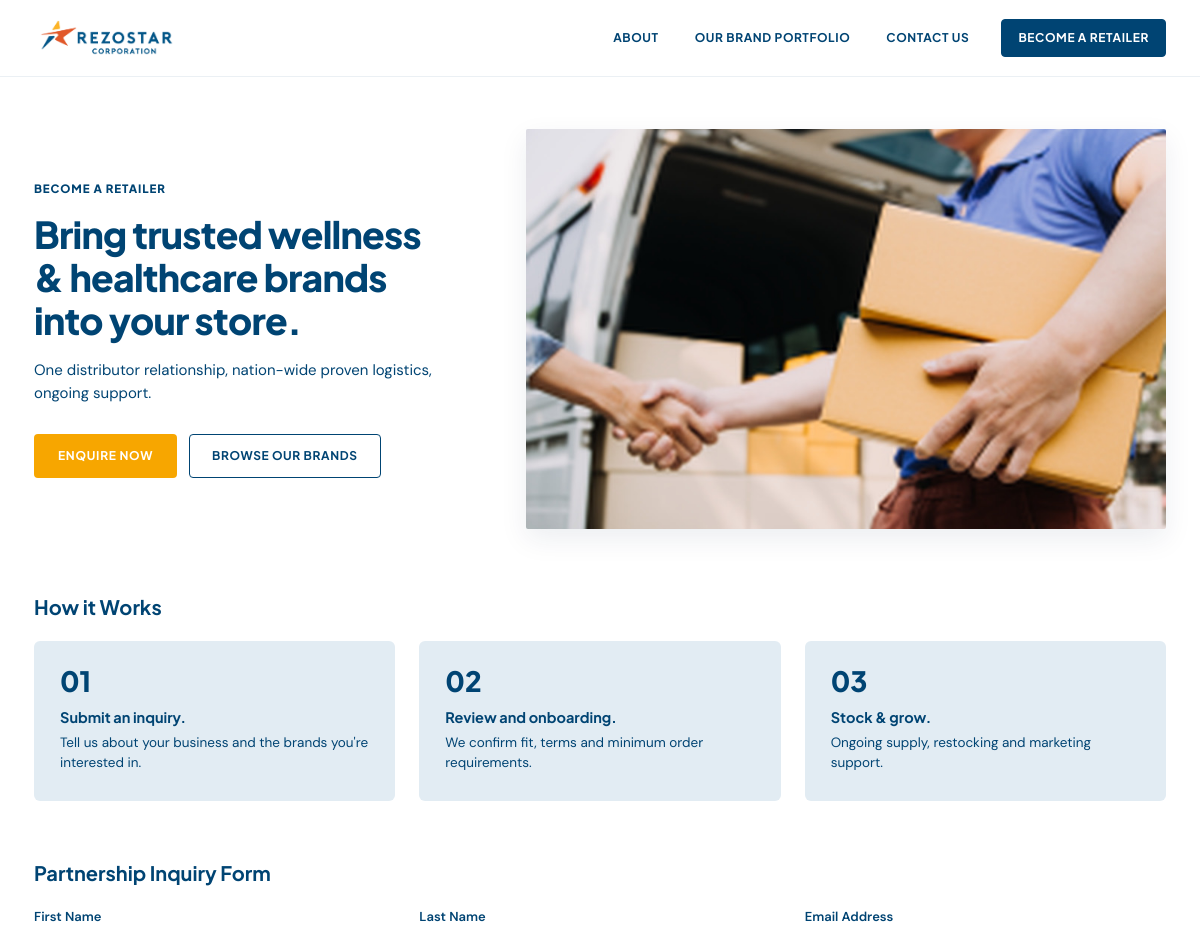
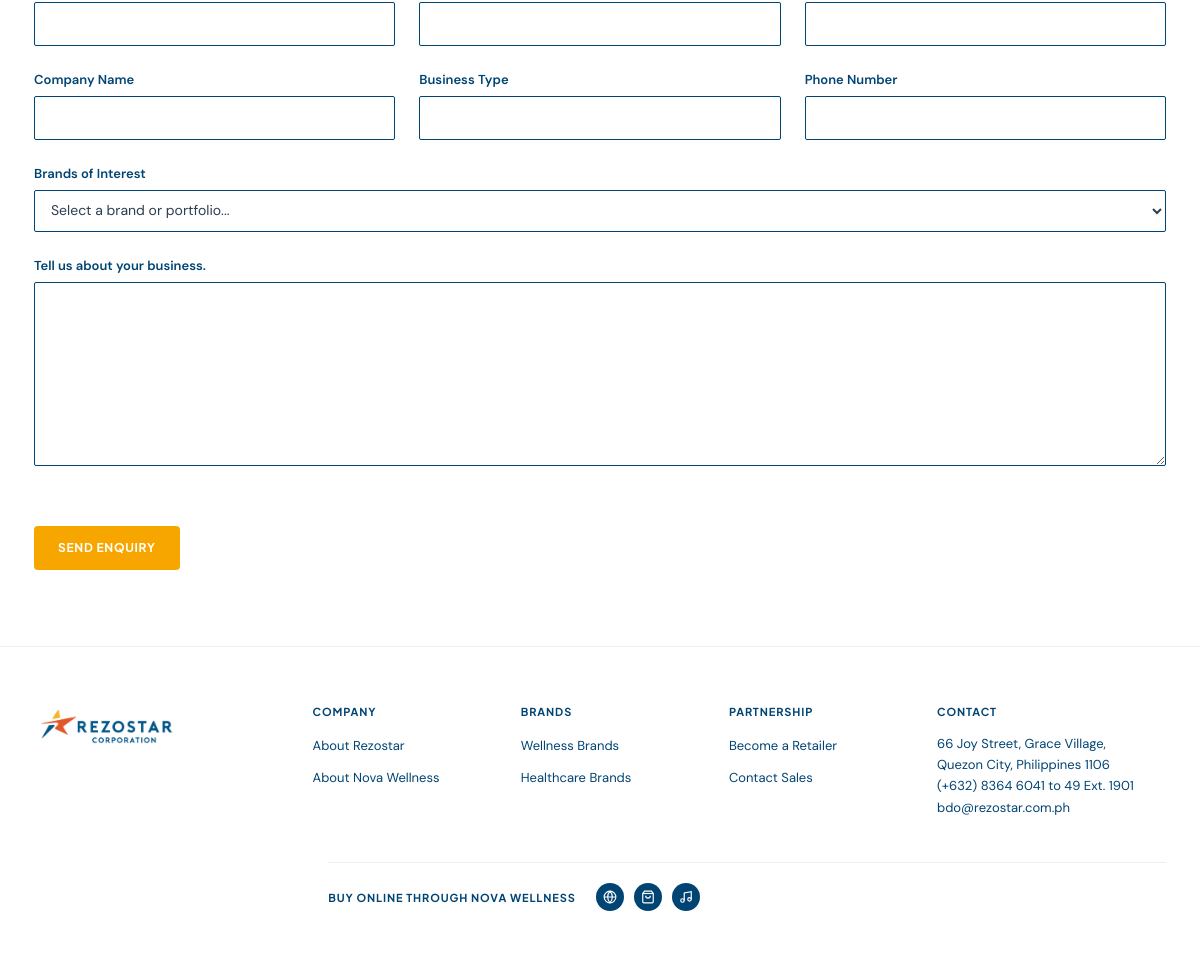
Page /become-a-retailer.php on the committed database (2 pictures, top to bottom).
### tables this page shows
CREATE TABLE IF NOT EXISTS `retailer_steps` (
  `id` INT UNSIGNED NOT NULL AUTO_INCREMENT,
  `step_number` VARCHAR(8) NOT NULL,
  `title` VARCHAR(120) NOT NULL,
  `description` VARCHAR(255) NOT NULL,
  `sort_order` TINYINT UNSIGNED NOT NULL DEFAULT 1,
  PRIMARY KEY (`id`)
);

### includes/data.php (called while the page is built, shortened)
<?php
require_once __DIR__ . '/../config/db.php';
function get_retailer_page_data(): array
{
    $fallbackSteps = [
        [
            'step_number' => '01',
            'title' => 'Submit an inquiry.',
            'description' => "Tell us about your business and the brands you're interested in.",
        ],
        [
            'step_number' => '02',
            'title' => 'Review and onboarding.',
            'description' => 'We confirm fit, terms and minimum order requirements.',
        ],
        [
            'step_number' => '03',
            'title' => 'Stock & grow.',
            'description' => 'Ongoing supply, restocking and marketing support.',
        ],
    ];
    $pdo = get_db_connection();
    try {
        $steps = $pdo->query('SELECT * FROM retailer_steps ORDER BY sort_order ASC')->fetchAll();
        return ['steps' => $steps ?: $fallbackSteps];
    } catch (PDOException $e) {
        error_log('[Rezostar Retailer Query] Fallback triggered: ' . $e->getMessage());
        return ['steps' => $fallbackSteps];
    }
}

### config/db.php (called while the page is built, shortened)
<?php
function e(?string $value): string
{
    return htmlspecialchars($value ?? '', ENT_QUOTES | ENT_SUBSTITUTE, 'UTF-8');
}

### become-a-retailer.php (the view, shortened to what this page needs)
<?php
require_once __DIR__ . '/includes/data.php';
$retailerData = get_retailer_page_data();
$retailerSteps = $retailerData['steps'];
require __DIR__ . '/includes/header.php';
?>
  <main>
    <section class="retailer-hero-section">
      <div class="container">
        <div class="row align-items-center g-4 g-lg-5">
          <div class="col-12 col-lg-5">
            <p class="retailer-hero-eyebrow">BECOME A RETAILER</p>
            <h1 class="retailer-hero-title">
              Bring trusted wellness &amp; healthcare brands into your store.
            </h1>
            <p class="retailer-hero-subtitle">
              One distributor relationship, nation-wide proven logistics, ongoing support.
            </p>
            <div class="retailer-hero-actions">
              <a href="#partnership-inquiry-form" class="btn-gold" id="enquireNowJumpBtn">
                ENQUIRE NOW
              </a>
              <a href="brands.php" class="btn-outline-navy retailer-hero-outline-btn">
                BROWSE OUR BRANDS
              </a>
            </div>
          </div>
          <div class="col-12 col-lg-7">
            <div class="retailer-hero-photo">
              <img
                src="assets/images/retailer-hero.jpg"
                alt="Rezostar delivery partner shaking hands with a retailer while handing over boxed inventory"
              >
            </div>
          </div>
        </div>
      </div>
    </section>
    <section class="retailer-steps-section" aria-labelledby="howItWorksHeading">
      <div class="container">
        <h2 class="retailer-section-heading" id="howItWorksHeading">How it Works</h2>
        <div class="row g-3 g-md-4">
          <?php foreach ($retailerSteps as $step): ?>
            <div class="col-12 col-md-4">
              <article class="retailer-step-card h-100">
                <div class="retailer-step-num"><?= e($step['step_number']) ?></div>
                <h3 class="retailer-step-title"><?= e($step['title']) ?></h3>
                <p class="retailer-step-desc"><?= e($step['description']) ?></p>
              </article>
            </div>
          <?php endforeach; ?>
        </div>
      </div>
    </section>
    <section class="retailer-form-section" id="partnership-inquiry-form" aria-labelledby="partnershipFormHeading">
      <div class="container">
        <h2 class="retailer-section-heading" id="partnershipFormHeading">Partnership Inquiry Form</h2>
        <form id="retailerPageForm" class="retailer-page-form" novalidate>
          <div class="row g-3 g-md-4">
            <div class="col-12 col-sm-6 col-lg-4">
              <label for="rpFirstName" class="contact-label">First Name</label>
              <input
                type="text"
                id="rpFirstName"
                name="first_name"
                class="contact-control"
                required
                maxlength="80"
                autocomplete="given-name"
              >
            </div>
            <div class="col-12 col-sm-6 col-lg-4">
              <label for="rpLastName" class="contact-label">Last Name</label>
              <input
                type="text"
                id="rpLastName"
                name="last_name"
                class="contact-control"
                required
                maxlength="80"
                autocomplete="family-name"
              >
            </div>
            <div class="col-12 col-sm-6 col-lg-4">
              <label for="rpEmail" class="contact-label">Email Address</label>
              <input
                type="email"
                id="rpEmail"
                name="email"
                class="contact-control"
                required
                maxlength="160"
                autocomplete="email"
              >
            </div>
            <div class="col-12 col-sm-6 col-lg-4">
              <label for="rpCompanyName" class="contact-label">Company Name</label>
              <input
                type="text"
                id="rpCompanyName"
                name="company_name"
                class="contact-control"
                required
                maxlength="160"
                autocomplete="organization"
              >
            </div>
            <div class="col-12 col-sm-6 col-lg-4">
              <label for="rpBusinessType" class="contact-label">Business Type</label>
              <input
                type="text"
                id="rpBusinessType"
                name="business_type"
                list="retailerBusinessTypeOptions"
                class="contact-control"
                maxlength="120"
              >
            </div>
            <div class="col-12 col-sm-6 col-lg-4">
              <label for="rpPhone" class="contact-label">Phone Number</label>
              <input
                type="tel"
                id="rpPhone"
                name="phone"
                class="contact-control"
                required
                maxlength="40"
                autocomplete="tel"
              >
            </div>
            <div class="col-12">
              <label for="rpBrandsOfInterest" class="contact-label">Brands of Interest</label>
              <select id="rpBrandsOfInterest" name="brands_of_interest" class="contact-control contact-select">
                <option value="">Select a brand or portfolio...</option>
              </select>
            </div>
            <div class="col-12">
              <label for="rpMessage" class="contact-label">Tell us about your business.</label>
              <textarea
                id="rpMessage"
                name="message"
                rows="7"
                class="contact-control contact-textarea"
                required
              ></textarea>
            </div>
            <div class="col-12 pt-1">
              <button type="submit" class="btn-gold" id="submitRetailerPageBtn">
                SEND ENQUIRY
              </button>
            </div>
          </div>
        </form>
      </div>
    </section>
  </main>
<?php require __DIR__ . '/includes/footer.php'; ?>

### assets/css/style.css (style rules this page uses)
:root { --navy: #004473; --navy-deep: #0b3c61; --navy-ink: #0f3d63; --terracotta: #d94b18; --gold: #f7a600; --gold-hover: #df9500; --cream: #faf1dd; --ice-blue: #e2ecf3; --white: #ffffff; --text-body: #2c3e50; --text-muted: #5a6d7e; --border-subtle: rgba(0, 68, 115, 0.12); --shadow-card: 0 12px 32px rgba(9, 43, 71, 0.09); --shadow-menu: 0 18px 42px rgba(9, 43, 71, 0.16); --font-display: 'Plus Jakarta Sans', -apple-system, BlinkMacSystemFont, 'Segoe UI', sans-serif; --font-body: 'DM Sans', -apple-system, BlinkMacSystemFont, 'Segoe UI', sans-serif; }
*, *::before, *::after { box-sizing: border-box; }
html { scroll-behavior: smooth; }
body { margin: 0; font-family: var(--font-body); color: var(--text-body); background-color: var(--white); line-height: 1.55; -webkit-font-smoothing: antialiased; }
img { display: block; max-width: 100%; height: auto; }
button { font-family: inherit; cursor: pointer; }
.container { width: 100%; max-width: 1180px; margin-left: auto; margin-right: auto; padding-left: 24px; padding-right: 24px; }
.btn-gold { display: inline-flex; align-items: center; justify-content: center; background-color: var(--gold); color: var(--white); font-family: var(--font-display); font-size: 12px; font-weight: 700; letter-spacing: 0.06em; text-transform: uppercase; padding: 13px 24px; border: none; border-radius: 4px; white-space: nowrap; transition: background-color 160ms ease, transform 160ms ease; }
.btn-outline-navy { display: inline-flex; align-items: center; justify-content: center; background-color: transparent; color: var(--navy); font-family: var(--font-display); font-size: 12px; font-weight: 700; letter-spacing: 0.05em; text-transform: uppercase; padding: 9px 16px; border: 1.5px solid var(--navy); border-radius: 4px; white-space: nowrap; transition: background-color 160ms ease, color 160ms ease; }
.contact-label { display: block; margin-bottom: 6px; font-size: 13px; font-weight: 600; color: var(--navy); }
.contact-control { width: 100%; padding: 10px 12px; border: 1.5px solid var(--navy); border-radius: 2px; background-color: var(--white); font-family: inherit; font-size: 14px; color: var(--text-body); transition: border-color 150ms ease, box-shadow 150ms ease; }
.contact-textarea { resize: vertical; min-height: 184px; }
.retailer-hero-section { background-color: var(--white); padding: 52px 0 46px; }
.retailer-hero-eyebrow { margin: 0 0 14px; font-family: var(--font-display); font-size: 11.5px; font-weight: 800; letter-spacing: 0.08em; text-transform: uppercase; color: var(--navy); }
.retailer-hero-title { margin: 0 0 18px; font-family: var(--font-display); font-size: clamp(1.9rem, 3.1vw, 2.55rem); font-weight: 800; line-height: 1.16; letter-spacing: -0.02em; color: var(--navy); text-wrap: balance; }
.retailer-hero-subtitle { margin: 0 0 28px; font-size: 15px; line-height: 1.55; color: var(--navy); max-width: 420px; }
.retailer-hero-actions { display: flex; flex-wrap: wrap; align-items: center; gap: 12px; }
.retailer-hero-outline-btn { padding: 11.5px 22px; }
.retailer-hero-photo { overflow: hidden; border-radius: 2px; background-color: #eef4f8; box-shadow: 0 10px 28px rgba(9, 43, 71, 0.08); }
.retailer-hero-photo img { width: 100%; aspect-ratio: 16 / 10; object-fit: cover; }
.retailer-steps-section { padding: 20px 0 44px; background-color: var(--white); }
.retailer-section-heading { margin: 0 0 22px; font-family: var(--font-display); font-size: 20px; font-weight: 700; color: var(--navy); }
.retailer-step-card { background-color: var(--ice-blue); border-radius: 6px; padding: 26px 26px 28px; display: flex; flex-direction: column; }
.retailer-step-num { font-family: var(--font-display); font-size: 28px; font-weight: 800; line-height: 1; color: var(--navy); margin-bottom: 14px; }
.retailer-step-title { margin: 0 0 6px; font-family: var(--font-display); font-size: 14.5px; font-weight: 700; color: var(--navy); }
.retailer-step-desc { margin: 0; font-size: 13.5px; line-height: 1.5; color: var(--navy); }
.retailer-form-section { padding: 16px 0 76px; background-color: var(--white); }

### rows in the picture
retailer_steps: step_number "01", title "Submit an inquiry.", description "Tell us about your business and the brands you're interested in."
retailer_steps: step_number "02", title "Review and onboarding.", description "We confirm fit, terms and minimum order requirements."
retailer_steps: step_number "03", title "Stock & grow.", description "Ongoing supply, restocking and marketing support."
